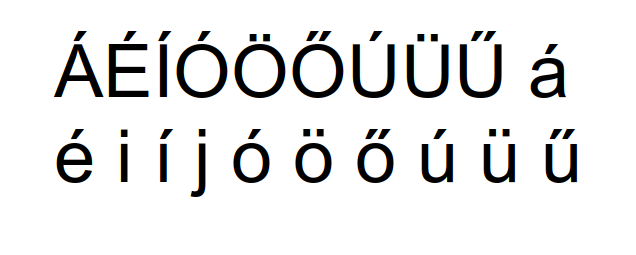
#> input picture sample.png, 636 x 255 px; its folder holds only this picture in this run
$ python segmentation.py
#> lines starting #> are read from the running program, lines starting #| are printed output that depends on the picture; after the words box and inside, x2 and y2 are one past the last pixel; in counts of white or black regions, pixels touching at a corner belong together
import cv2
import numpy as np
import fnmatch
import os


def segmentation(img):
    stats = cv2.connectedComponentsWithStats(thresh, connectivity=8)[2][1:]
    stats = stats[np.argsort(stats[:, 0])]
    stats_mod = np.copy(stats)
    stats_mod[:, 2] = stats[:, 0] + stats[:, 2]
    stats_mod[:, 3] = stats[:, 1] + stats[:, 3]
    avg_h = np.average(stats[:, 3])
    res = stats_mod[stats[:, 3] >= avg_h / 2]
    accents = stats_mod[stats[:, 3] < avg_h / 2]

    for pos in accents:
        diff_min = np.argmin(np.sum(np.abs(res[:, :2] - pos[:2]), axis=1))

        if res[diff_min][1] > pos[1] and res[diff_min][1] - pos[1] < avg_h / 1.5:
            res[diff_min][1] = pos[1]
        if res[diff_min][0] > pos[0] and res[diff_min][0] <= pos[2] + (pos[2] - pos[0]) / 2:
            res[diff_min][0] = pos[0]
        if res[diff_min][2] < pos[2] and res[diff_min][2] >= pos[0] - (pos[2] - pos[0]) / 2:
            res[diff_min][2] = pos[2]

    return res[:, :4]

def save_to_file(segments):
    folder_name = '{}_fonts'.format(filename[:-4])
    os.system('mkdir {}'.format(folder_name))
    for num in range(segments.shape[0]):
        x1, y1, x2, y2 = segments[num][:4]
        roi = gray[y1-1:y2+1, x1-1:x2+1]
        bordered = cv2.copyMakeBorder(roi, border, border, border, border, cv2.BORDER_CONSTANT, value = white)
        cv2.imwrite('{0}/{1}_{2}.png'.format(folder_name, filename[:-4], num), bordered)

def draw_rect(segments):
    for segment in segments:
        x1, y1, x2, y2 = segment[:4]
        cv2.rectangle(image, (x1, y1), (x2, y2), (0, 0, 255), 2)


border = 20
white = [255,255,255]
filename = fnmatch.filter(os.listdir('.'), '*.png')[0]


image = cv2.imread(filename)
#> image is the input picture: shape (255, 636, 3); mean B, G, R 231, 231, 231
size_y, size_x = image.shape[:2]
#> size_y = 255; size_x = 636
gray = cv2.cvtColor(image, cv2.COLOR_BGR2GRAY)
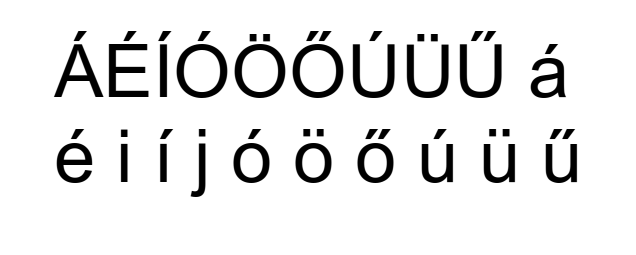
#> gray: shape (255, 636); min 0, max 255, mean 231
thresh = cv2.threshold(gray, 0, 255, cv2.THRESH_BINARY_INV + cv2.THRESH_OTSU)[1]
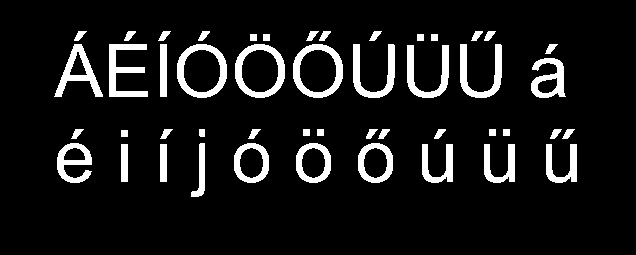
#> thresh: shape (255, 636); 9.4% white; 48 white regions, largest, box (x1, y1, x2, y2) and area: (177, 44, 227, 98) 956, (235, 44, 285, 98) 956, (293, 44, 343, 98) 956
segments = segmentation(thresh)
#> in segmentation, `stats = cv2.connectedComponentsWithStats(thresh, connectivity=8)[2][1:]`: stats = 48 rows, first 6: [74, 31, 13, 10, 70], [124, 31, 12, 10, 70], [158, 31, 13, 10, 71], [198, 31, 12, 10, 69], [306, 31, 13, 10, 70], [319, 31, 12, 10, 70]
#> in segmentation, `stats = stats[np.argsort(stats[:, 0])]`: stats = 48 rows, first 6: [54, 44, 49, 53, 853], [57, 143, 35, 40, 700], [71, 129, 13, 10, 70], [74, 31, 13, 10, 70], [109, 44, 39, 53, 923], [121, 130, 7, 7, 49]
#> in segmentation, `stats_mod = np.copy(stats)`: stats_mod has the same summary as stats
#> in segmentation, `avg_h = np.average(stats[:, 3])`: avg_h = 24.58
#> in segmentation, `res = stats_mod[stats[:, 3] >= avg_h / 2]`: res = 20 rows, first 6: [54, 44, 103, 97, 853], [57, 143, 92, 183, 700], [109, 44, 148, 97, 923], [121, 144, 128, 182, 266], [160, 144, 167, 182, 266], [160, 44, 167, 97, 371]
#> in segmentation, `accents = stats_mod[stats[:, 3] < avg_h / 2]`: accents = 28 rows, first 6: [71, 129, 84, 139, 70], [74, 31, 87, 41, 70], [121, 130, 128, 137, 49], [124, 31, 136, 41, 70], [158, 31, 171, 41, 71], [160, 129, 173, 139, 70]
#> the loop in segmentation, `for pos in accents:` made 28 passes
#> (pos, diff_min) on passes 1 to 12: ([71, 129, 84, 139, 70], 1), ([74, 31, 87, 41, 70], 0), ([121, 130, 128, 137, 49], 3), ([124, 31, 136, 41, 70], 2), ([158, 31, 171, 41, 71], 5), ([160, 129, 173, 139, 70], 4), ([198, 31, 210, 41, 69], 6), ([199, 129, 205, 137, 47], 7), ([248, 129, 261, 139, 70], 8), ([250, 34, 257, 41, 49], 9), ([263, 34, 270, 41, 49], 9), ([303, 129, 310, 136, 49], 11)
#> after the loop in segmentation, `for pos in accents:`: res = 20 rows, first 6: [54, 31, 103, 97, 853], [57, 129, 92, 183, 700], [109, 31, 148, 97, 923], [121, 130, 128, 182, 266], [160, 129, 173, 182, 266], [158, 31, 171, 97, 371]
#> segments = 20 rows, first 6: [54, 31, 103, 97], [57, 129, 92, 183], [109, 31, 148, 97], [121, 130, 128, 182], [160, 129, 173, 182], [158, 31, 171, 97]
draw_rect(segments)
#> the loop in draw_rect, `for segment in segments:` made 20 passes
#> (x1, y1, x2, y2) on passes 1 to 12: (54, 31, 103, 97), (57, 129, 92, 183), (109, 31, 148, 97), (121, 130, 128, 182), (160, 129, 173, 182), (158, 31, 171, 97), (177, 31, 227, 98), (191, 129, 205, 197), (234, 129, 269, 183), (235, 34, 285, 98), (293, 31, 343, 98), (296, 129, 331, 183)
#> after the loop in draw_rect, `for segment in segments:`:
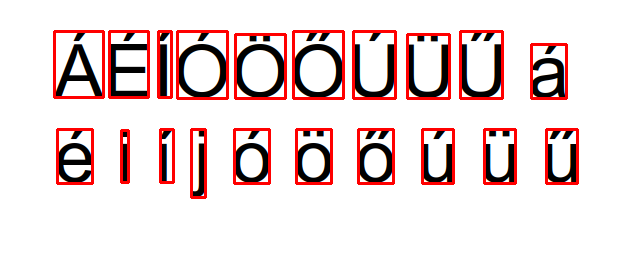
#> image: shape (255, 636, 3); 6.9% of pixels changed, all inside (x1, y1, x2, y2) = (53, 30, 579, 199)

if size_x > 280:
    font = cv2.FONT_HERSHEY_SIMPLEX
#> font = 0
    cv2.putText(image, "Press 'S' to Save", (int(size_x / 2) - 140, size_y - 8), font, 1, (255,0,76), 2, cv2.LINE_AA)
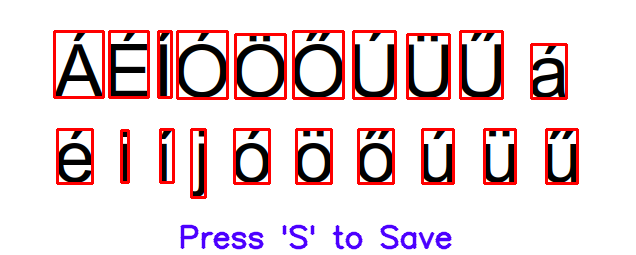
#> image: shape (255, 636, 3); 1.68% of pixels changed, all inside (x1, y1, x2, y2) = (180, 224, 452, 250)

print("Press 'S' to Save")

cv2.imshow('image', image)
k = cv2.waitKey(0)
#> (key Esc is pressed here)
if k == 27:
    cv2.destroyAllWindows()
elif k == ord('s'):
    save_to_file(segments)
    cv2.destroyAllWindows()
